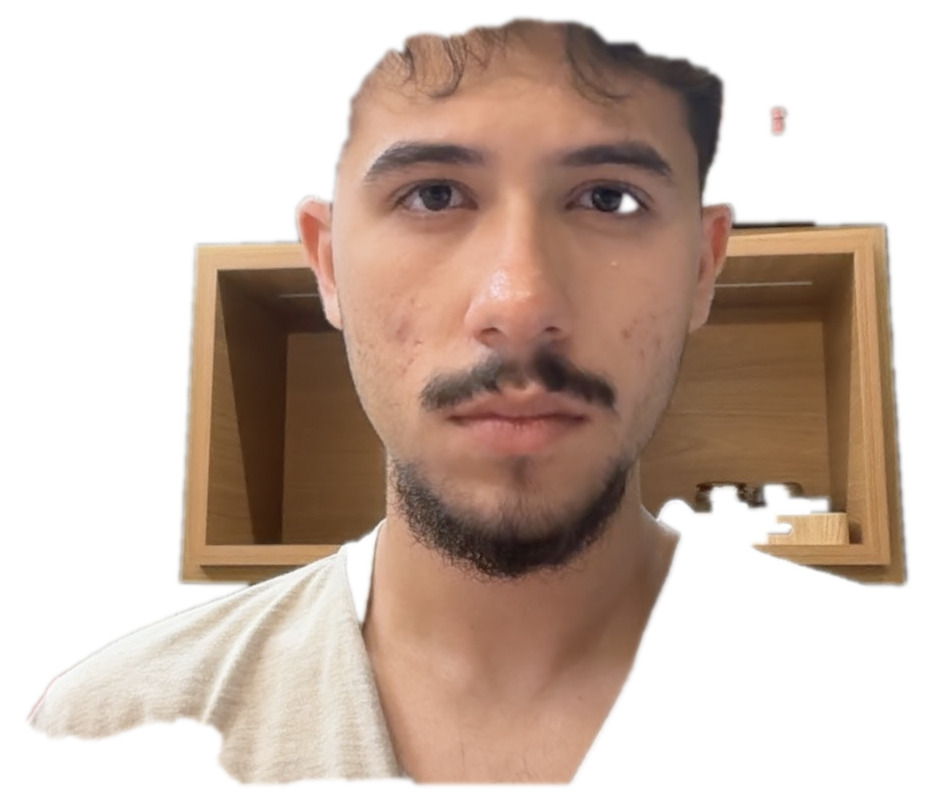
#> input picture assets/foto.jpg, 934 x 795 px, given in place of foto.png, which was not available
$ python converter.py
#> lines starting #> are read from the running program, lines starting #| are printed output that depends on the picture; after the words box and inside, x2 and y2 are one past the last pixel; in counts of white or black regions, pixels touching at a corner belong together; pictures that were not available may be replaced by others from this repository, and a replacement may not be noted
from html import escape
from pathlib import Path

from PIL import Image, ImageChops, ImageEnhance, ImageFilter, ImageOps


# ============================================================
# ARQUIVOS
# ============================================================

ASSETS_DIR = Path("assets")

IMAGE_PATH = next(
    (
        path
        for path in (
            ASSETS_DIR / "foto.png",
            ASSETS_DIR / "foto.jpg",
            ASSETS_DIR / "foto.jpeg",
        )
        if path.exists()
    ),
    None,
)

if IMAGE_PATH is None:
    raise FileNotFoundError(
        "Foto não encontrada. Use assets/foto.jpg, "
        "assets/foto.jpeg ou assets/foto.png."
    )

SVG_PATH = ASSETS_DIR / "profile.svg"
ASCII_TEXT_PATH = ASSETS_DIR / "foto-ascii.txt"


# ============================================================
# CONFIGURAÇÕES
# ============================================================

CANVAS_WIDTH = 1600
CANVAS_HEIGHT = 900

BACKGROUND_COLOR = "#161b22"

ASCII_COLUMNS = 86
ASCII_ROWS = 64

# Caracteres do mais escuro para o mais claro.
ASCII_CHARACTERS = "@%#*+=-:,."

# Pixels claros acima deste valor viram espaços vazios.
HIGHLIGHT_CUTOFF = 224

# Aumente para aproximar mais o rosto.
PORTRAIT_ZOOM = 1.20

CONTRAST = 1.35
SHARPNESS = 1.65
GAMMA = 1.05

# Intensidade do reforço de olhos, nariz, boca e barba.
EDGE_STRENGTH = 0.40


# ============================================================
# PREPARAÇÃO DA IMAGEM
# ============================================================

def flatten_and_crop(image: Image.Image) -> Image.Image:
    """
    Remove transparência, adiciona fundo branco e tenta
    cortar espaços vazios ao redor da pessoa.
    """

    rgba = image.convert("RGBA")
    alpha = rgba.getchannel("A")

    # Caso a imagem tenha transparência.
    if alpha.getextrema()[0] < 255:
        mask = alpha.point(
            lambda value: 255 if value > 10 else 0
        )

        bounding_box = mask.getbbox()

        if bounding_box:
            left, top, right, bottom = bounding_box

            width = right - left
            height = bottom - top

            padding_x = int(width * 0.025)
            padding_y = int(height * 0.025)

            rgba = rgba.crop(
                (
                    max(0, left - padding_x),
                    max(0, top - padding_y),
                    min(rgba.width, right + padding_x),
                    min(rgba.height, bottom + padding_y),
                )
            )

        white_background = Image.new(
            "RGBA",
            rgba.size,
            (255, 255, 255, 255),
        )

        return Image.alpha_composite(
            white_background,
            rgba,
        ).convert("RGB")

    # Caso seja JPG, tenta detectar o fundo pelas extremidades.
    rgb = rgba.convert("RGB")

    corners = [
        rgb.getpixel((0, 0)),
        rgb.getpixel((rgb.width - 1, 0)),
        rgb.getpixel((0, rgb.height - 1)),
        rgb.getpixel((rgb.width - 1, rgb.height - 1)),
    ]

    background_color = tuple(
        sum(color[channel] for color in corners) // len(corners)
        for channel in range(3)
    )

    background = Image.new(
        "RGB",
        rgb.size,
        background_color,
    )

    difference = ImageChops.difference(
        rgb,
        background,
    ).convert("L")

    difference = difference.filter(
        ImageFilter.GaussianBlur(1.0)
    )

    mask = difference.point(
        lambda value: 255 if value > 18 else 0
    )

    bounding_box = mask.getbbox()

    if bounding_box:
        left, top, right, bottom = bounding_box

        width = right - left
        height = bottom - top

        padding_x = int(width * 0.025)
        padding_y = int(height * 0.025)

        rgb = rgb.crop(
            (
                max(0, left - padding_x),
                max(0, top - padding_y),
                min(rgb.width, right + padding_x),
                min(rgb.height, bottom + padding_y),
            )
        )

    return rgb


def apply_zoom(
    image: Image.Image,
    zoom: float,
) -> Image.Image:
    """
    Aproxima a pessoa e mantém o rosto levemente acima do centro.
    """

    if zoom <= 1:
        return image

    new_width = max(
        1,
        int(image.width / zoom),
    )

    new_height = max(
        1,
        int(image.height / zoom),
    )

    center_x = image.width / 2
    center_y = image.height * 0.43

    left = int(
        center_x - new_width / 2
    )

    top = int(
        center_y - new_height / 2
    )

    left = max(
        0,
        min(
            left,
            image.width - new_width,
        ),
    )

    top = max(
        0,
        min(
            top,
            image.height - new_height,
        ),
    )

    return image.crop(
        (
            left,
            top,
            left + new_width,
            top + new_height,
        )
    )


def prepare_image(
    image_path: Path,
) -> Image.Image:
    """
    Melhora contraste, nitidez e contornos faciais.
    """

    original = Image.open(image_path)
#> original is the input picture: PIL image 934x795 RGB; mean R, G, B 202.5, 183.6, 172

    flattened = flatten_and_crop(
        original
    )
#> in flatten_and_crop, `alpha = rgba.getchannel("A")`: alpha: PIL image 934x795 L; every value is 255
#> in flatten_and_crop, `corners = [ rgb.getpixel((0, 0)), rgb.getpixel((rgb.width - 1, 0)), rg..`: corners = [(255, 255, 255), (255, 255, 255), (255, 255, 255), (255, 255, 255)]
#> in flatten_and_crop, `background_color = tuple( sum(color[channel] for color in corners) // ..`: background_color = (255, 255, 255)
#> in flatten_and_crop, `background = Image.new( "RGB", rgb.size, background_color, )`: background: PIL image 934x795 RGB; every value is 255
#> in flatten_and_crop, `difference = ImageChops.difference( rgb, background, ).convert("L")`:
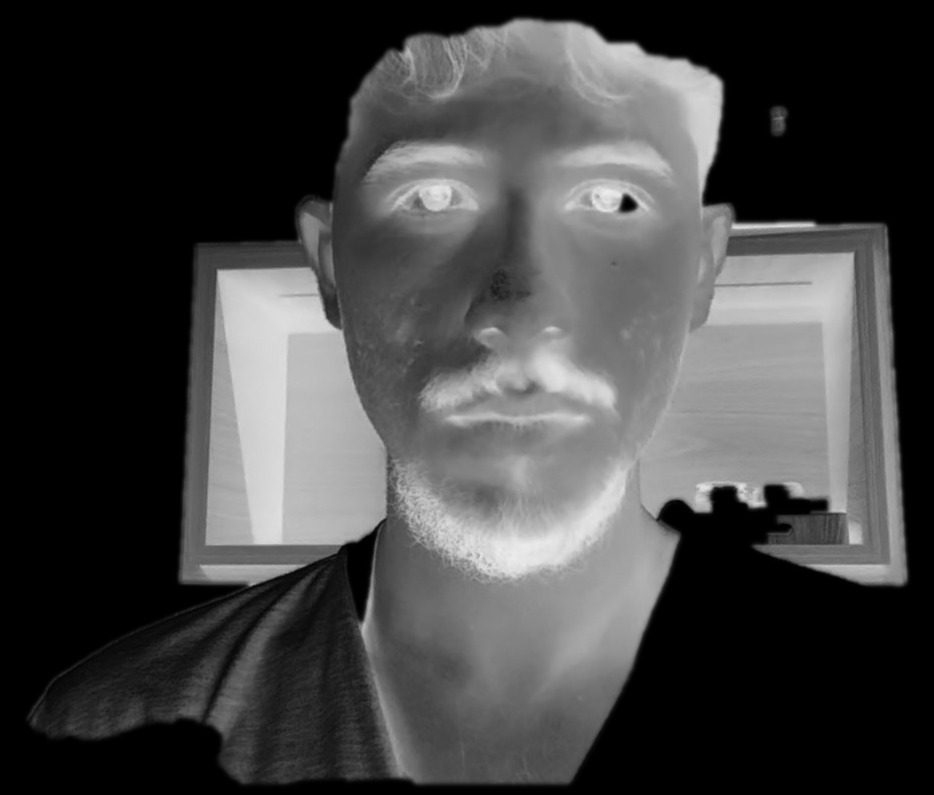
#> difference: PIL image 934x795 L; min 0, max 237, mean 67.1
#> in flatten_and_crop, `mask = difference.point( lambda value: 255 if value > 18 else 0 )`:
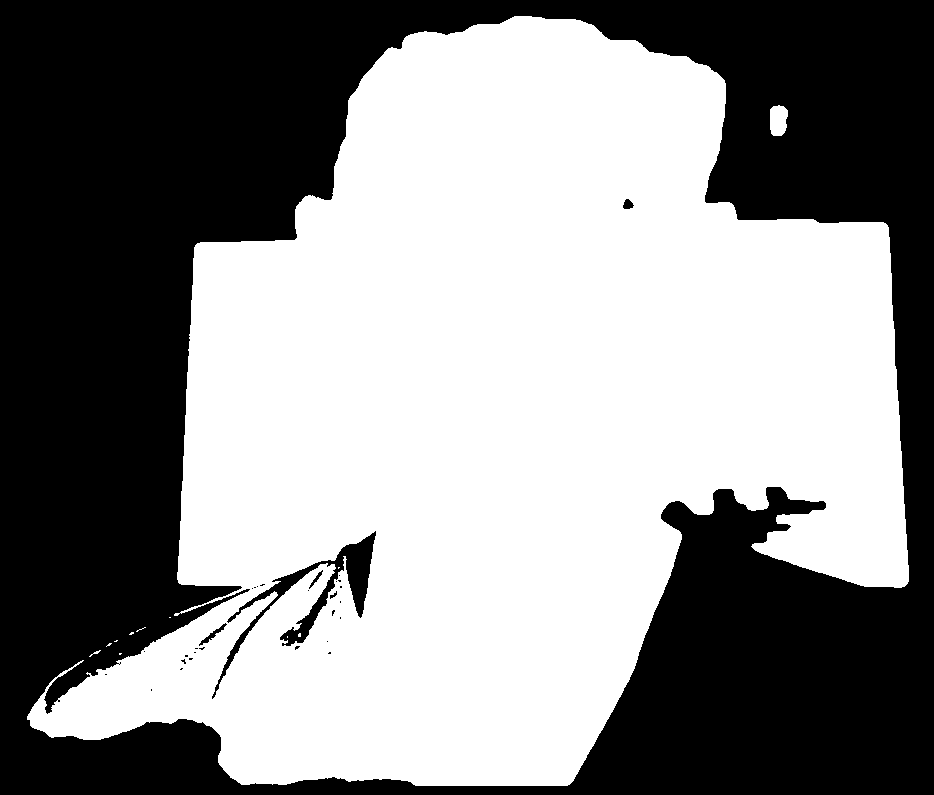
#> mask: PIL image 934x795 L; 54.8% white; 31 black regions (25 under 20 px), largest, box (x1, y1, x2, y2) and area: (0, 0, 934, 795) 331620, (212, 531, 376, 699) 3736, (199, 623, 227, 646) 126, (623, 199, 634, 209) 77, (309, 570, 323, 589) 58, (330, 591, 337, 599) 23
#> in flatten_and_crop, `bounding_box = mask.getbbox()`: bounding_box = (27, 16, 909, 786)
#> in flatten_and_crop, `left, top, right, bottom = bounding_box`: left = 27; top = 16; right = 909; bottom = 786
#> in flatten_and_crop, `width = right - left`: width = 882
#> in flatten_and_crop, `height = bottom - top`: height = 770
#> in flatten_and_crop, `padding_x = int(width * 0.025)`: padding_x = 22
#> in flatten_and_crop, `padding_y = int(height * 0.025)`: padding_y = 19

    zoomed = apply_zoom(
        flattened,
        PORTRAIT_ZOOM,
    )
#> in apply_zoom, `return image.crop( ( left, top, left + new_width, top + new_height, ) )`:
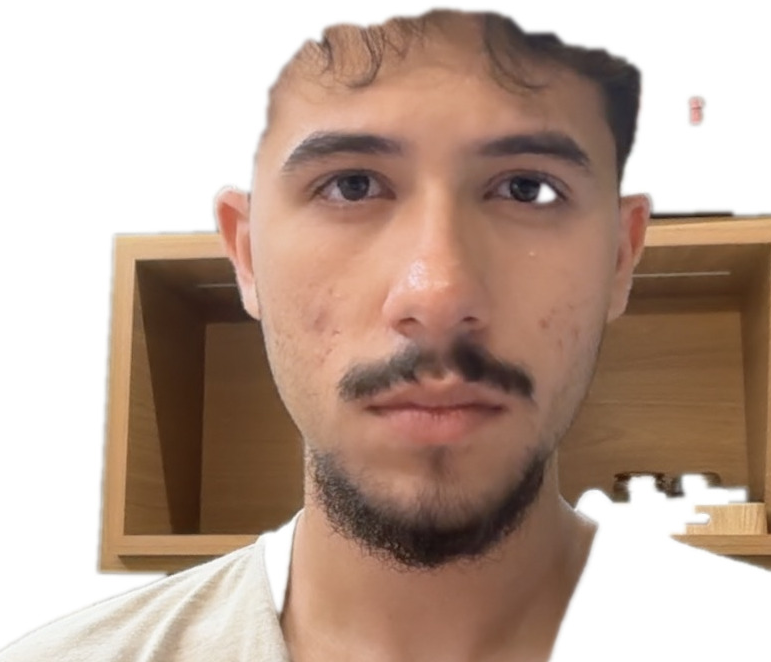
#> returned value: PIL image 771x662 RGB; mean R, G, B 186, 162.4, 148.8

    fitted = ImageOps.fit(
        zoomed,
        (ASCII_COLUMNS, ASCII_ROWS),
        method=Image.Resampling.LANCZOS,
        centering=(0.5, 0.40),
    )
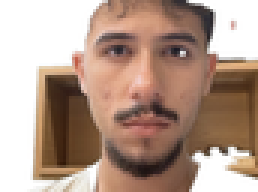
#> fitted: PIL image 86x64 RGB (shown 3 times larger); mean R, G, B 180.1, 154.8, 140.2

    grayscale = fitted.convert("L")

    grayscale = ImageOps.autocontrast(
        grayscale,
        cutoff=1,
    )

    grayscale = ImageEnhance.Contrast(
        grayscale
    ).enhance(CONTRAST)

    grayscale = grayscale.filter(
        ImageFilter.UnsharpMask(
            radius=1.2,
            percent=175,
            threshold=3,
        )
    )

    grayscale = ImageEnhance.Sharpness(
        grayscale
    ).enhance(SHARPNESS)

    # Cria um mapa de contornos.
    edges = grayscale.filter(
        ImageFilter.FIND_EDGES
    )

    edges = edges.filter(
        ImageFilter.GaussianBlur(0.45)
    )

    edges = ImageOps.autocontrast(
        edges,
        cutoff=2,
    )
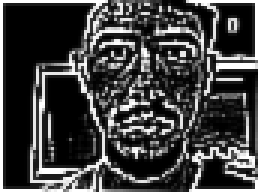
#> edges: PIL image 86x64 L (shown 3 times larger); min 0, max 255, mean 64.8

    inverted_edges = ImageOps.invert(
        edges
    )

    white = Image.new(
        "L",
        grayscale.size,
        255,
    )
#> white: PIL image 86x64 L; every value is 255

    controlled_edges = Image.blend(
        white,
        inverted_edges,
        EDGE_STRENGTH,
    )
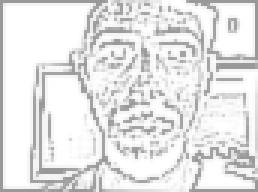
#> controlled_edges: PIL image 86x64 L (shown 3 times larger); min 153, max 255, mean 228.8

    grayscale = ImageChops.multiply(
        grayscale,
        controlled_edges,
    )
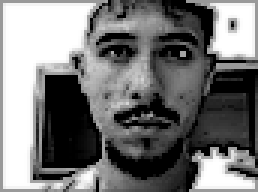
#> grayscale: PIL image 86x64 L (shown 3 times larger); min 0, max 255, mean 118.3

    grayscale = grayscale.point(
        lambda pixel: round(
            255 * ((pixel / 255) ** GAMMA)
        )
    )

    return grayscale


# ============================================================
# CONVERSÃO PARA ASCII
# ============================================================

def image_to_ascii(
    image: Image.Image,
) -> list[str]:
    """
    Converte pixels claros em espaços e pixels escuros
    em caracteres mais densos.
    """

    pixels = list(
        image.getdata()
    )
#> pixels = 5504 values, max 255 at index 261, min 0 at index 36, mean 116.1

    lines: list[str] = []

    last_character_index = (
        len(ASCII_CHARACTERS) - 1
    )

    for row in range(ASCII_ROWS):
        characters: list[str] = []

        for column in range(ASCII_COLUMNS):
            pixel = pixels[
                row * ASCII_COLUMNS + column
            ]

            if pixel >= HIGHLIGHT_CUTOFF:
                characters.append(" ")
                continue

            normalized = (
                pixel / HIGHLIGHT_CUTOFF
            )

            character_index = round(
                normalized
                * last_character_index
            )

            character_index = max(
                0,
                min(
                    character_index,
                    last_character_index,
                ),
            )

            characters.append(
                ASCII_CHARACTERS[
                    character_index
                ]
            )

        # Os espaços finais fazem parte da arte.
        lines.append(
            "".join(characters)
        )
#> after the loop, lines = 64 items

    return lines


# ============================================================
# CRIAÇÃO DO SVG
# ============================================================

def create_ascii_svg(
    ascii_lines: list[str],
) -> tuple[str, float]:
    """
    Posiciona o retrato na metade esquerda do cartão.
    """

    area_x = 24
    area_y = 18

    area_width = 602
    area_height = 864

    character_width_ratio = 0.61
    line_height_ratio = 0.98

    font_size_by_width = (
        area_width
        / (
            ASCII_COLUMNS
            * character_width_ratio
        )
    )

    font_size_by_height = (
        area_height
        / (
            ASCII_ROWS
            * line_height_ratio
        )
    )

    font_size = min(
        font_size_by_width,
        font_size_by_height,
    )

    line_height = (
        font_size
        * line_height_ratio
    )

    portrait_width = (
        ASCII_COLUMNS
        * font_size
        * character_width_ratio
    )

    portrait_height = (
        ASCII_ROWS
        * line_height
    )

    start_x = (
        area_x
        + (
            area_width
            - portrait_width
        )
        / 2
    )

    start_y = (
        area_y
        + (
            area_height
            - portrait_height
        )
        / 2
        + font_size
    )

    svg_lines: list[str] = []

    for index, line in enumerate(
        ascii_lines
    ):
        y = (
            start_y
            + index * line_height
        )

        svg_lines.append(
            f'<text '
            f'x="{start_x:.2f}" '
            f'y="{y:.2f}" '
            f'class="ascii" '
            f'xml:space="preserve">'
            f'{escape(line)}'
            f'</text>'
        )

    return (
        "\n".join(svg_lines),
        font_size,
    )


def create_row(
    y: int,
    label: str,
    value: str,
) -> str:
    """
    Cria uma linha com marcador, título, pontilhado e valor.
    """

    return f"""
    <text
        x="650"
        y="{y}"
        class="bullet"
    >•</text>

    <text
        x="685"
        y="{y}"
        class="label"
    >{escape(label)}:</text>

    <line
        x1="975"
        y1="{y - 7}"
        x2="1088"
        y2="{y - 7}"
        class="leader"
    />

    <text
        x="1118"
        y="{y}"
        class="value"
    >{escape(value)}</text>
    """


def create_section(
    y: int,
    title: str,
    line_start: int = 850,
) -> str:
    """
    Cria um título de seção com linha horizontal.
    """

    return f"""
    <text
        x="650"
        y="{y}"
        class="section"
    >— {escape(title)}</text>

    <line
        x1="{line_start}"
        y1="{y - 8}"
        x2="1550"
        y2="{y - 8}"
        class="section-line"
    />
    """


def create_svg(
    ascii_lines: list[str],
) -> str:
    """
    Monta o cartão final.
    """

    ascii_svg, ascii_font_size = (
        create_ascii_svg(
            ascii_lines
        )
    )

    return f"""<svg
    xmlns="http://www.w3.org/2000/svg"
    width="{CANVAS_WIDTH}"
    height="{CANVAS_HEIGHT}"
    viewBox="0 0 {CANVAS_WIDTH} {CANVAS_HEIGHT}"
>
    <style>
        .card {{
            fill: {BACKGROUND_COLOR};
        }}

        .ascii {{
            fill: #d0d7de;
            font-family:
                "Courier New",
                "Liberation Mono",
                monospace;
            font-size: {ascii_font_size:.2f}px;
            font-weight: 700;
            white-space: pre;
            letter-spacing: 0;
        }}

        .title,
        .label,
        .value,
        .section {{
            font-family:
                "Courier New",
                "Liberation Mono",
                monospace;
            font-weight: 700;
        }}

        .title {{
            fill: #d0d7de;
            font-size: 25px;
        }}

        .label {{
            fill: #ffa657;
            font-size: 19px;
        }}

        .value {{
            fill: #a5d6ff;
            font-size: 19px;
        }}

        .bullet {{
            fill: #6e7681;
            font-family: monospace;
            font-size: 20px;
            font-weight: 700;
        }}

        .section {{
            fill: #d0d7de;
            font-size: 20px;
        }}

        .leader {{
            stroke: #6e7681;
            stroke-width: 4;
            stroke-linecap: round;
            stroke-dasharray: 1 12;
        }}

        .header-line,
        .section-line {{
            stroke: #d0d7de;
            stroke-width: 2;
        }}
    </style>

    <rect
        class="card"
        width="{CANVAS_WIDTH}"
        height="{CANVAS_HEIGHT}"
        rx="28"
    />

    {ascii_svg}

    <text
        x="650"
        y="54"
        class="title"
    >Vinicius Lacerda</text>

    <line
        x1="885"
        y1="46"
        x2="1550"
        y2="46"
        class="header-line"
    />

    {create_row(106, "OS", "macOS · Linux")}
    {create_row(145, "Location", "Belo Horizonte, Brazil")}
    {create_row(184, "University", "Electrical Engineering · UFMG")}

    {create_section(285, "Learning", 850)}

    {create_row(330, "Programming", "Python · TypeScript")}
    {create_row(370, "Systems", "Linux · Networks · Git")}
    {create_row(410, "Engineering", "Automation · Electronics · AI")}

    {create_section(475, "Personal", 840)}

    {create_row(560, "Interests", "Music · Engineering")}
    {create_row(520, "Music", "Rush · Tool · Milton")}
    {create_row(600, "Hobbies", "Guitar · Math · Comics")}

    {create_section(665, "Contact", 825)}

    {create_row(710, "Instagram", "@vllc.hub")}
    {create_row(750, "Website", "vivico.space")}

</svg>
"""


# ============================================================
# EXECUÇÃO
# ============================================================

prepared_image = prepare_image(
    IMAGE_PATH
)

ascii_lines = image_to_ascii(
    prepared_image
)
#> ascii_lines = 64 items

ASCII_TEXT_PATH.write_text(
    "\n".join(ascii_lines),
    encoding="utf-8",
)

SVG_PATH.write_text(
    create_svg(ascii_lines),
    encoding="utf-8",
)
#> the loop in create_ascii_svg, `for index, line in enumerate( ascii_lines ):` made 64 passes
#> y on passes 1 to 12: 101.6, 112.9, 124.1, 135.3, 146.6, 157.8, 169.1, 180.3, 191.6, 202.8, 214.1, 225.3
#> in create_svg, `ascii_svg, ascii_font_size = ( create_ascii_svg( ascii_lines ) )`: ascii_font_size = 11.48

print(f"Foto utilizada: {IMAGE_PATH}")
print(f"ASCII criado: {ASCII_TEXT_PATH}")
print(f"SVG criado: {SVG_PATH}")
